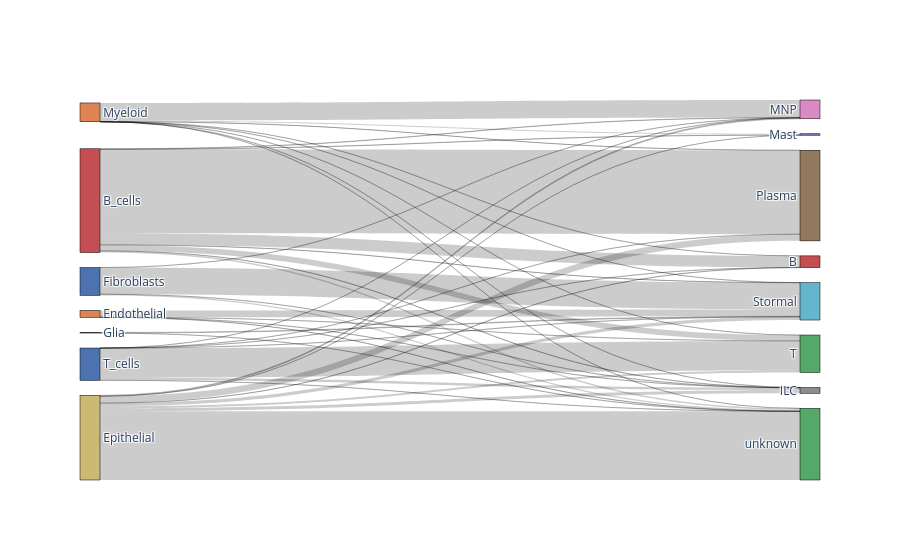

Notebook cell for this chart:
### Markdown cell above
Write out metrics to a report file, create confusion matrices and comparative umap plots

### Code cell
%matplotlib inline


bc.tl.auto_annot.report(adata_predicted, celltype, method, analysis_name, adata_trains, adata_orig, False, merge, use_raw, genes_to_use, clustering = 'leiden')

### Figure 1 — Plotly figure (JSON) as saved in the notebook; plotly's stock layout.template omitted (floating-point values rounded to 4 significant figures)
{"data": [{"link": {"source": [2, 2, 2, 2, 2, 2, 2, 2, 3, 3, 3, 3, 1, 1, 1, 1, 4, 4, 6, 6, 6, 6, 6, 6, 6, 0, 0, 0, 0, 0, 0, 0, 0, 5, 5, 5, 5, 5, 5, 5, 5], "target": [14, 13, 11, 9, 10, 8, 7, 12, 14, 9, 8, 12, 14, 13, 8, 12, 14, 12, 14, 13, 11, 9, 8, 7, 12, 14, 13, 11, 9, 10, 8, 7, 12, 14, 13, 11, 9, 10, 8, 7, 12], "value": [37368, 1024, 3645, 523, 25, 1681, 90, 1746, 677, 2, 1, 14501, 85, 3, 1, 3728, 2, 324, 20, 16189, 7, 7, 1350, 11, 1, 859, 3155, 45690, 189, 108, 145, 6300, 52, 5, 26, 9, 9498, 662, 9, 8, 6]}, "node": {"color": ["#c44e52", "#dd8452", "#ccb974", "#4c72b0", "#8172b3", "#dd8452", "#4c72b0", "#c44e52", "#8c8c8c", "#da8bc3", "#8172b3", "#937860", "#64b5cd", "#55a868", "#55a868"], "label": ["B_cells", "Endothelial", "Epithelial", "Fibroblasts", "Glia", "Myeloid", "T_cells", "B", "ILC", "MNP", "Mast", "Plasma", "Stormal", "T", "unknown"], "line": {"color": "black", "width": 0.5}, "pad": 15, "thickness": 20}, "type": "sankey"}], "layout": {}}
